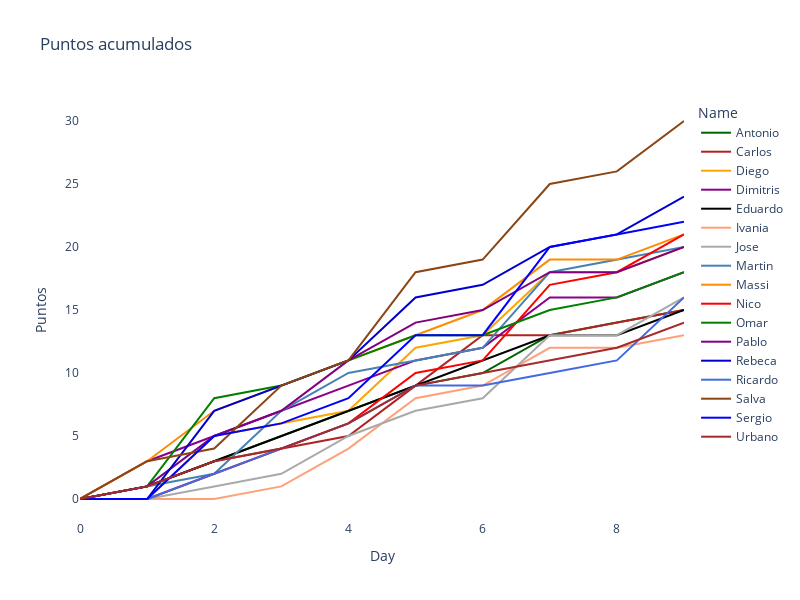

Notebook cell for this chart:
### Code cell
fig = px.line(df_ec, x="Day", y="Puntos", color='Name', 
              hover_data=['Name', 'Puntos', 'Puntos_Day'],
              color_discrete_sequence = list(color_dict.values()),
              title= "Puntos acumulados",
              height=600, width = 800)
#fig = px.scatter(df_ec, x="Day", y="Puntos", color='Name', height=800, width = 1000)

fig.update_layout(
#     showlegend=False,
    plot_bgcolor="white",
#    margin=dict(t=10,l=10,b=10,r=10)
)


fig.show()


plot(fig, filename='figuras/ajepi_mundial_2022.html')

### Figure 1 — Plotly figure (JSON) as saved in the notebook; plotly's stock layout.template omitted (floating-point values rounded to 4 significant figures)
{"data": [{"customdata": [["Antonio", 0], ["Antonio", 1], ["Antonio", 2], ["Antonio", 2], ["Antonio", 2], ["Antonio", 2], ["Antonio", 1], ["Antonio", 3], ["Antonio", 1], ["Antonio", 1]], "hovertemplate": "Name=%{customdata[0]}<br>Day=%{x}<br>Puntos=%{y}<br>Puntos_Day=%{customdata[1]}<extra></extra>", "legendgroup": "Antonio", "line": {"color": "DarkGreen", "dash": "solid"}, "marker": {"symbol": "circle"}, "mode": "lines", "name": "Antonio", "orientation": "v", "showlegend": true, "type": "scatter", "x": [0, 1, 2, 3, 4, 5, 6, 7, 8, 9], "xaxis": "x", "y": [0, 1, 3, 5, 7, 9, 10, 13, 14, 15], "yaxis": "y"}, {"customdata": [["Carlos", 0], ["Carlos", 1], ["Carlos", 2], ["Carlos", 1], ["Carlos", 1], ["Carlos", 4], ["Carlos", 4], ["Carlos", 0], ["Carlos", 1], ["Carlos", 1]], "hovertemplate": "Name=%{customdata[0]}<br>Day=%{x}<br>Puntos=%{y}<br>Puntos_Day=%{customdata[1]}<extra></extra>", "legendgroup": "Carlos", "line": {"color": "FireBrick", "dash": "solid"}, "marker": {"symbol": "circle"}, "mode": "lines", "name": "Carlos", "orientation": "v", "showlegend": true, "type": "scatter", "x": [0, 1, 2, 3, 4, 5, 6, 7, 8, 9], "xaxis": "x", "y": [0, 1, 3, 4, 5, 9, 13, 13, 14, 15], "yaxis": "y"}, {"customdata": [["Diego", 0], ["Diego", 0], ["Diego", 5], ["Diego", 1], ["Diego", 1], ["Diego", 5], ["Diego", 1], ["Diego", 5], ["Diego", 0], ["Diego", 2]], "hovertemplate": "Name=%{customdata[0]}<br>Day=%{x}<br>Puntos=%{y}<br>Puntos_Day=%{customdata[1]}<extra></extra>", "legendgroup": "Diego", "line": {"color": "Orange", "dash": "solid"}, "marker": {"symbol": "circle"}, "mode": "lines", "name": "Diego", "orientation": "v", "showlegend": true, "type": "scatter", "x": [0, 1, 2, 3, 4, 5, 6, 7, 8, 9], "xaxis": "x", "y": [0, 0, 5, 6, 7, 12, 13, 18, 18, 20], "yaxis": "y"}, {"customdata": [["Dimitris", 0], ["Dimitris", 3], ["Dimitris", 2], ["Dimitris", 2], ["Dimitris", 2], ["Dimitris", 2], ["Dimitris", 1], ["Dimitris", 4], ["Dimitris", 0], ["Dimitris", 2]], "hovertemplate": "Name=%{customdata[0]}<br>Day=%{x}<br>Puntos=%{y}<br>Puntos_Day=%{customdata[1]}<extra></extra>", "legendgroup": "Dimitris", "line": {"color": "DarkMagenta", "dash": "solid"}, "marker": {"symbol": "circle"}, "mode": "lines", "name": "Dimitris", "orientation": "v", "showlegend": true, "type": "scatter", "x": [0, 1, 2, 3, 4, 5, 6, 7, 8, 9], "xaxis": "x", "y": [0, 3, 5, 7, 9, 11, 12, 16, 16, 18], "yaxis": "y"}, {"customdata": [["Eduardo", 0], ["Eduardo", 1], ["Eduardo", 2], ["Eduardo", 2], ["Eduardo", 2], ["Eduardo", 2], ["Eduardo", 2], ["Eduardo", 2], ["Eduardo", 0], ["Eduardo", 2]], "hovertemplate": "Name=%{customdata[0]}<br>Day=%{x}<br>Puntos=%{y}<br>Puntos_Day=%{customdata[1]}<extra></extra>", "legendgroup": "Eduardo", "line": {"color": "Black", "dash": "solid"}, "marker": {"symbol": "circle"}, "mode": "lines", "name": "Eduardo", "orientation": "v", "showlegend": true, "type": "scatter", "x": [0, 1, 2, 3, 4, 5, 6, 7, 8, 9], "xaxis": "x", "y": [0, 1, 3, 5, 7, 9, 11, 13, 13, 15], "yaxis": "y"}, {"customdata": [["Ivania", 0], ["Ivania", 0], ["Ivania", 0], ["Ivania", 1], ["Ivania", 3], ["Ivania", 4], ["Ivania", 1], ["Ivania", 3], ["Ivania", 0], ["Ivania", 1]], "hovertemplate": "Name=%{customdata[0]}<br>Day=%{x}<br>Puntos=%{y}<br>Puntos_Day=%{customdata[1]}<extra></extra>", "legendgroup": "Ivania", "line": {"color": "LightSalmon", "dash": "solid"}, "marker": {"symbol": "circle"}, "mode": "lines", "name": "Ivania", "orientation": "v", "showlegend": true, "type": "scatter", "x": [0, 1, 2, 3, 4, 5, 6, 7, 8, 9], "xaxis": "x", "y": [0, 0, 0, 1, 4, 8, 9, 12, 12, 13], "yaxis": "y"}, {"customdata": [["Jose", 0], ["Jose", 0], ["Jose", 1], ["Jose", 1], ["Jose", 3], ["Jose", 2], ["Jose", 1], ["Jose", 5], ["Jose", 0], ["Jose", 3]], "hovertemplate": "Name=%{customdata[0]}<br>Day=%{x}<br>Puntos=%{y}<br>Puntos_Day=%{customdata[1]}<extra></extra>", "legendgroup": "Jose", "line": {"color": "DarkGray", "dash": "solid"}, "marker": {"symbol": "circle"}, "mode": "lines", "name": "Jose", "orientation": "v", "showlegend": true, "type": "scatter", "x": [0, 1, 2, 3, 4, 5, 6, 7, 8, 9], "xaxis": "x", "y": [0, 0, 1, 2, 5, 7, 8, 13, 13, 16], "yaxis": "y"}, {"customdata": [["Martin", 0], ["Martin", 1], ["Martin", 1], ["Martin", 5], ["Martin", 3], ["Martin", 1], ["Martin", 1], ["Martin", 6], ["Martin", 1], ["Martin", 1]], "hovertemplate": "Name=%{customdata[0]}<br>Day=%{x}<br>Puntos=%{y}<br>Puntos_Day=%{customdata[1]}<extra></extra>", "legendgroup": "Martin", "line": {"color": "SteelBlue", "dash": "solid"}, "marker": {"symbol": "circle"}, "mode": "lines", "name": "Martin", "orientation": "v", "showlegend": true, "type": "scatter", "x": [0, 1, 2, 3, 4, 5, 6, 7, 8, 9], "xaxis": "x", "y": [0, 1, 2, 7, 10, 11, 12, 18, 19, 20], "yaxis": "y"}, {"customdata": [["Massi", 0], ["Massi", 3], ["Massi", 4], ["Massi", 2], ["Massi", 2], ["Massi", 2], ["Massi", 2], ["Massi", 4], ["Massi", 0], ["Massi", 2]], "hovertemplate": "Name=%{customdata[0]}<br>Day=%{x}<br>Puntos=%{y}<br>Puntos_Day=%{customdata[1]}<extra></extra>", "legendgroup": "Massi", "line": {"color": "DarkOrange", "dash": "solid"}, "marker": {"symbol": "circle"}, "mode": "lines", "name": "Massi", "orientation": "v", "showlegend": true, "type": "scatter", "x": [0, 1, 2, 3, 4, 5, 6, 7, 8, 9], "xaxis": "x", "y": [0, 3, 7, 9, 11, 13, 15, 19, 19, 21], "yaxis": "y"}, {"customdata": [["Nico", 0], ["Nico", 0], ["Nico", 2], ["Nico", 2], ["Nico", 2], ["Nico", 4], ["Nico", 1], ["Nico", 6], ["Nico", 1], ["Nico", 3]], "hovertemplate": "Name=%{customdata[0]}<br>Day=%{x}<br>Puntos=%{y}<br>Puntos_Day=%{customdata[1]}<extra></extra>", "legendgroup": "Nico", "line": {"color": "Red", "dash": "solid"}, "marker": {"symbol": "circle"}, "mode": "lines", "name": "Nico", "orientation": "v", "showlegend": true, "type": "scatter", "x": [0, 1, 2, 3, 4, 5, 6, 7, 8, 9], "xaxis": "x", "y": [0, 0, 2, 4, 6, 10, 11, 17, 18, 21], "yaxis": "y"}, {"customdata": [["Omar", 0], ["Omar", 1], ["Omar", 7], ["Omar", 1], ["Omar", 2], ["Omar", 2], ["Omar", 0], ["Omar", 2], ["Omar", 1], ["Omar", 2]], "hovertemplate": "Name=%{customdata[0]}<br>Day=%{x}<br>Puntos=%{y}<br>Puntos_Day=%{customdata[1]}<extra></extra>", "legendgroup": "Omar", "line": {"color": "Green", "dash": "solid"}, "marker": {"symbol": "circle"}, "mode": "lines", "name": "Omar", "orientation": "v", "showlegend": true, "type": "scatter", "x": [0, 1, 2, 3, 4, 5, 6, 7, 8, 9], "xaxis": "x", "y": [0, 1, 8, 9, 11, 13, 13, 15, 16, 18], "yaxis": "y"}, {"customdata": [["Pablo", 0], ["Pablo", 1], ["Pablo", 4], ["Pablo", 2], ["Pablo", 4], ["Pablo", 3], ["Pablo", 1], ["Pablo", 3], ["Pablo", 0], ["Pablo", 2]], "hovertemplate": "Name=%{customdata[0]}<br>Day=%{x}<br>Puntos=%{y}<br>Puntos_Day=%{customdata[1]}<extra></extra>", "legendgroup": "Pablo", "line": {"color": "Purple", "dash": "solid"}, "marker": {"symbol": "circle"}, "mode": "lines", "name": "Pablo", "orientation": "v", "showlegend": true, "type": "scatter", "x": [0, 1, 2, 3, 4, 5, 6, 7, 8, 9], "xaxis": "x", "y": [0, 1, 5, 7, 11, 14, 15, 18, 18, 20], "yaxis": "y"}, {"customdata": [["Rebeca", 0], ["Rebeca", 0], ["Rebeca", 7], ["Rebeca", 2], ["Rebeca", 2], ["Rebeca", 5], ["Rebeca", 1], ["Rebeca", 3], ["Rebeca", 1], ["Rebeca", 3]], "hovertemplate": "Name=%{customdata[0]}<br>Day=%{x}<br>Puntos=%{y}<br>Puntos_Day=%{customdata[1]}<extra></extra>", "legendgroup": "Rebeca", "line": {"color": "MediumBlue", "dash": "solid"}, "marker": {"symbol": "circle"}, "mode": "lines", "name": "Rebeca", "orientation": "v", "showlegend": true, "type": "scatter", "x": [0, 1, 2, 3, 4, 5, 6, 7, 8, 9], "xaxis": "x", "y": [0, 0, 7, 9, 11, 16, 17, 20, 21, 24], "yaxis": "y"}, {"customdata": [["Ricardo", 0], ["Ricardo", 0], ["Ricardo", 2], ["Ricardo", 2], ["Ricardo", 2], ["Ricardo", 3], ["Ricardo", 0], ["Ricardo", 1], ["Ricardo", 1], ["Ricardo", 5]], "hovertemplate": "Name=%{customdata[0]}<br>Day=%{x}<br>Puntos=%{y}<br>Puntos_Day=%{customdata[1]}<extra></extra>", "legendgroup": "Ricardo", "line": {"color": "RoyalBlue", "dash": "solid"}, "marker": {"symbol": "circle"}, "mode": "lines", "name": "Ricardo", "orientation": "v", "showlegend": true, "type": "scatter", "x": [0, 1, 2, 3, 4, 5, 6, 7, 8, 9], "xaxis": "x", "y": [0, 0, 2, 4, 6, 9, 9, 10, 11, 16], "yaxis": "y"}, {"customdata": [["Salva", 0], ["Salva", 3], ["Salva", 1], ["Salva", 5], ["Salva", 2], ["Salva", 7], ["Salva", 1], ["Salva", 6], ["Salva", 1], ["Salva", 4]], "hovertemplate": "Name=%{customdata[0]}<br>Day=%{x}<br>Puntos=%{y}<br>Puntos_Day=%{customdata[1]}<extra></extra>", "legendgroup": "Salva", "line": {"color": "SaddleBrown", "dash": "solid"}, "marker": {"symbol": "circle"}, "mode": "lines", "name": "Salva", "orientation": "v", "showlegend": true, "type": "scatter", "x": [0, 1, 2, 3, 4, 5, 6, 7, 8, 9], "xaxis": "x", "y": [0, 3, 4, 9, 11, 18, 19, 25, 26, 30], "yaxis": "y"}, {"customdata": [["Sergio", 0], ["Sergio", 0], ["Sergio", 5], ["Sergio", 1], ["Sergio", 2], ["Sergio", 5], ["Sergio", 0], ["Sergio", 7], ["Sergio", 1], ["Sergio", 1]], "hovertemplate": "Name=%{customdata[0]}<br>Day=%{x}<br>Puntos=%{y}<br>Puntos_Day=%{customdata[1]}<extra></extra>", "legendgroup": "Sergio", "line": {"color": "Blue", "dash": "solid"}, "marker": {"symbol": "circle"}, "mode": "lines", "name": "Sergio", "orientation": "v", "showlegend": true, "type": "scatter", "x": [0, 1, 2, 3, 4, 5, 6, 7, 8, 9], "xaxis": "x", "y": [0, 0, 5, 6, 8, 13, 13, 20, 21, 22], "yaxis": "y"}, {"customdata": [["Urbano", 0], ["Urbano", 1], ["Urbano", 2], ["Urbano", 1], ["Urbano", 2], ["Urbano", 3], ["Urbano", 1], ["Urbano", 1], ["Urbano", 1], ["Urbano", 2]], "hovertemplate": "Name=%{customdata[0]}<br>Day=%{x}<br>Puntos=%{y}<br>Puntos_Day=%{customdata[1]}<extra></extra>", "legendgroup": "Urbano", "line": {"color": "Brown", "dash": "solid"}, "marker": {"symbol": "circle"}, "mode": "lines", "name": "Urbano", "orientation": "v", "showlegend": true, "type": "scatter", "x": [0, 1, 2, 3, 4, 5, 6, 7, 8, 9], "xaxis": "x", "y": [0, 1, 3, 4, 6, 9, 10, 11, 12, 14], "yaxis": "y"}], "layout": {"height": 600, "legend": {"title": {"text": "Name"}, "tracegroupgap": 0}, "plot_bgcolor": "white", "title": {"text": "Puntos acumulados"}, "width": 800, "xaxis": {"anchor": "y", "domain": [0, 1], "title": {"text": "Day"}}, "yaxis": {"anchor": "x", "domain": [0, 1], "title": {"text": "Puntos"}}}}
